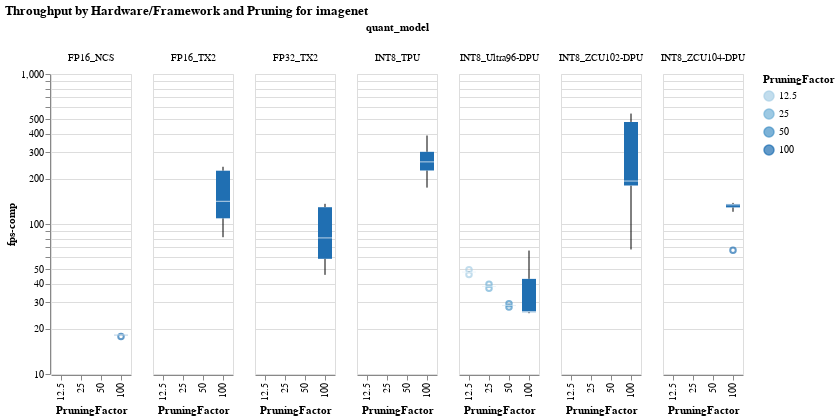

The code cell stored with this chart in its notebook:
### Code cell
#hide_input
box1 = alt.Chart(imagenet_df).mark_boxplot().encode(
    x='PruningFactor:O',
    y=alt.Y("fps-comp", scale=alt.Scale(type="log")),
    color='PruningFactor:O',
).facet(column="quant_model").properties(
    title="Throughput by Hardware/Framework and Pruning for imagenet",
).interactive()
box1
